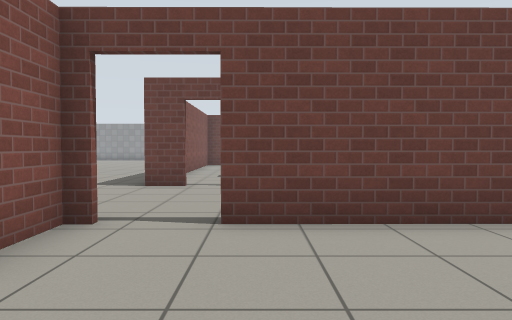
view 1 (above)

24 first-person views from a walk through a world built for the Gazebo simulator. The camera is 0.9 m above the floor, tilts 2° down and sees 70° across. The floor is counted in squares, 1 m on a side. Each view is taken from the middle of a square. On the plan, view 1 faces up. The plan holds only what a view shows up to about 12 squares ahead; the rest is blank. The place goes on beyond the plan. The robots in the file are not drawn. Simple patterns stand in for the simulator's built-in surfaces.

view 2
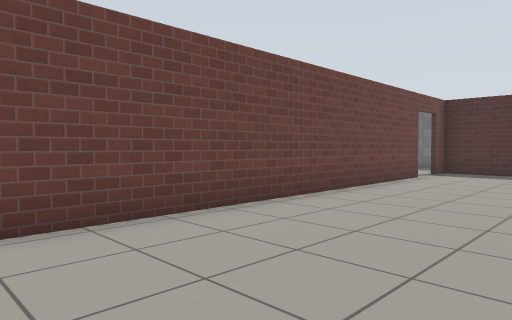

view 3
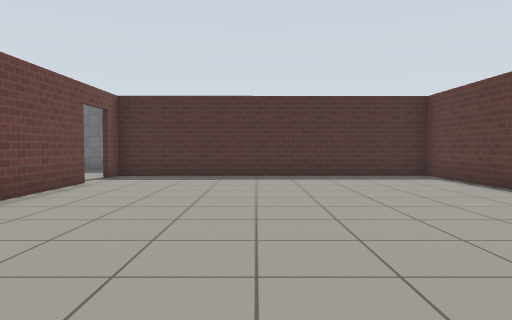

view 4
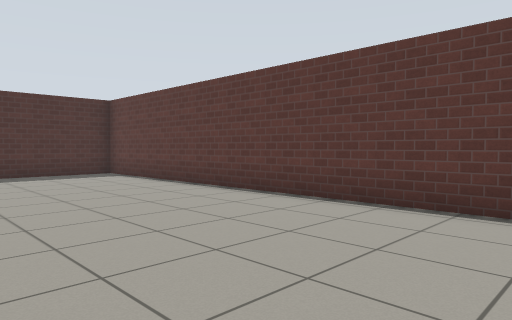

view 5
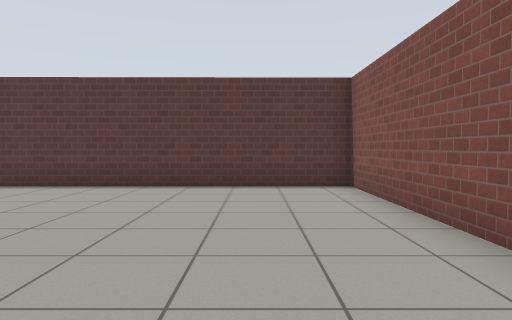

view 6
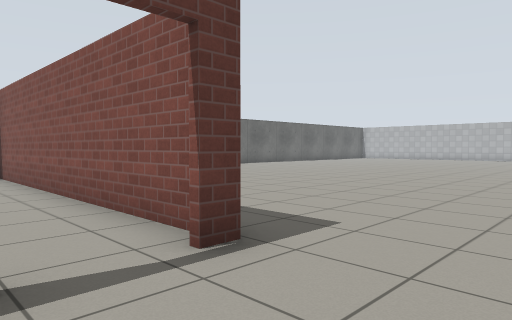

view 7
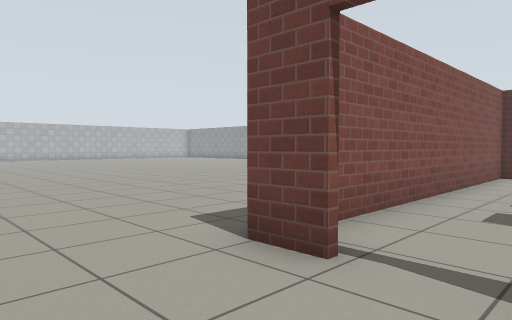

view 8
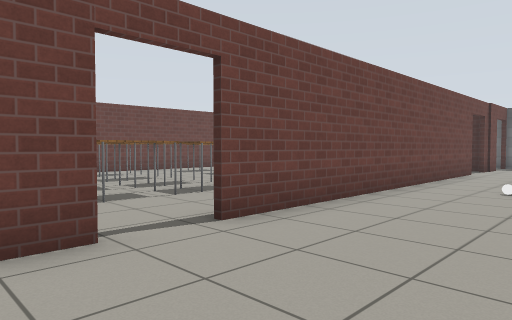

view 9
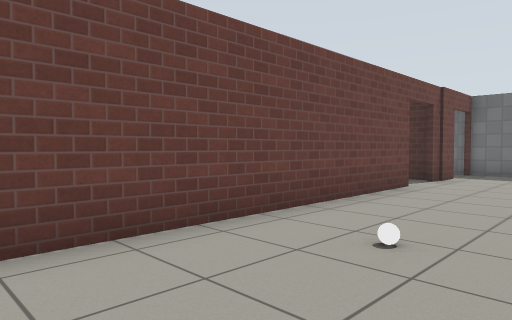

view 10
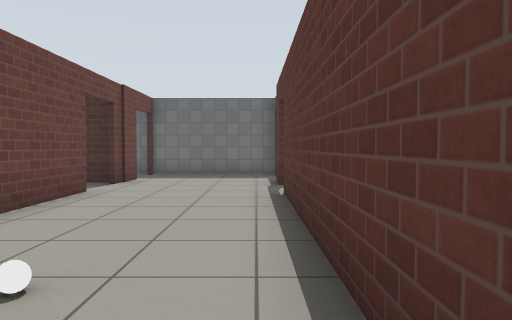

view 11
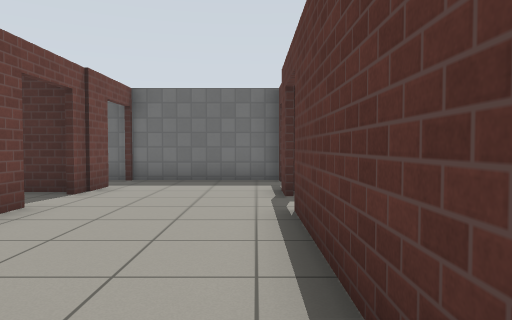

view 12
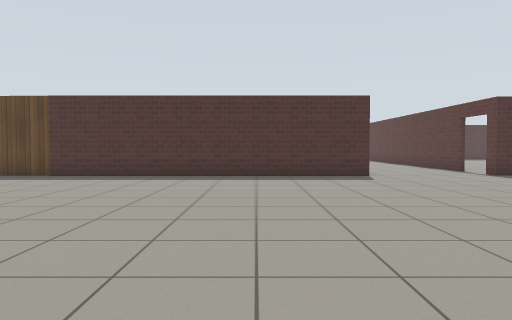

view 13
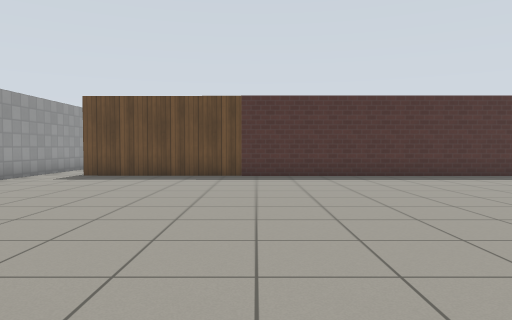

view 14
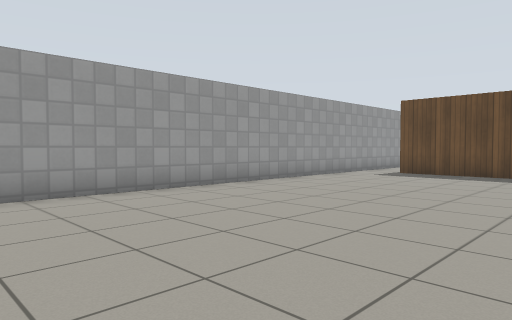

view 15
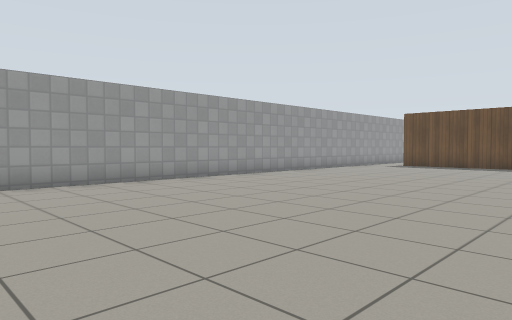

view 16
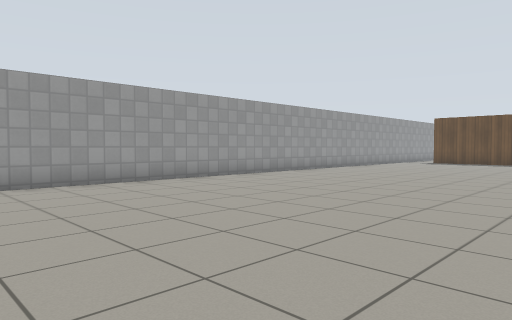

view 17
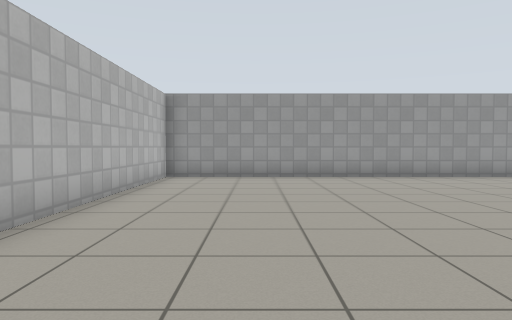

view 18
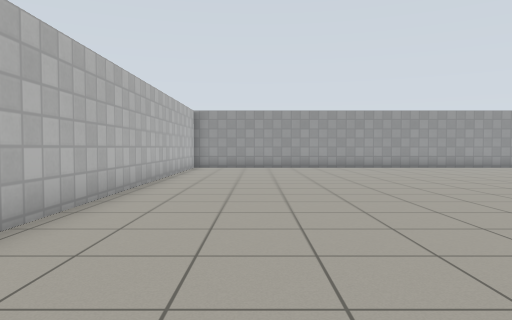

view 19
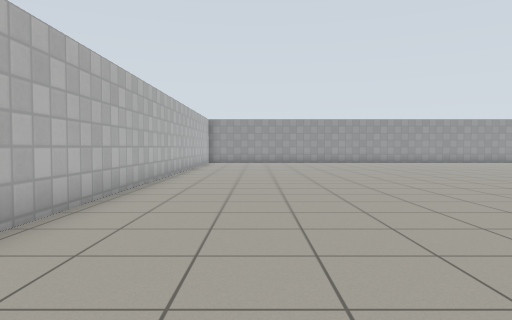

view 20
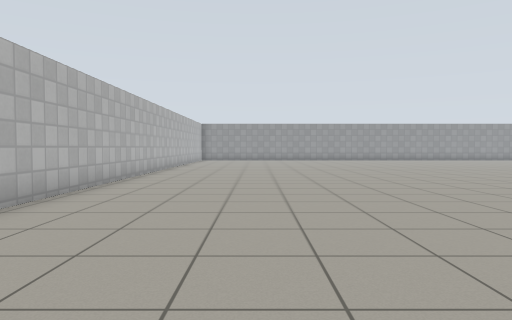

view 21
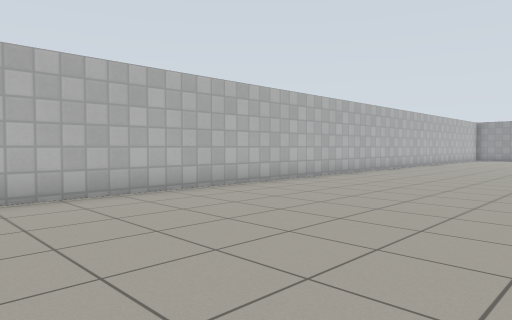

view 22
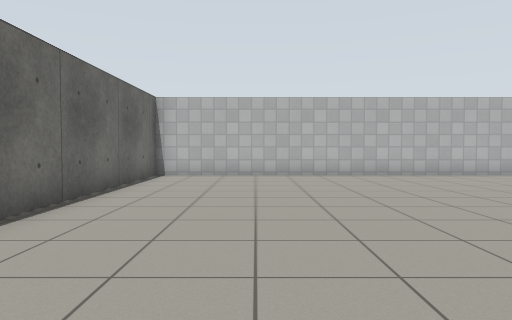

view 23
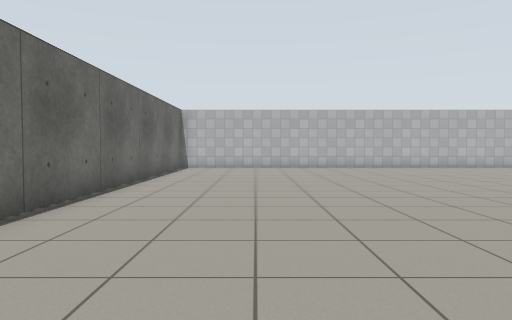

view 24
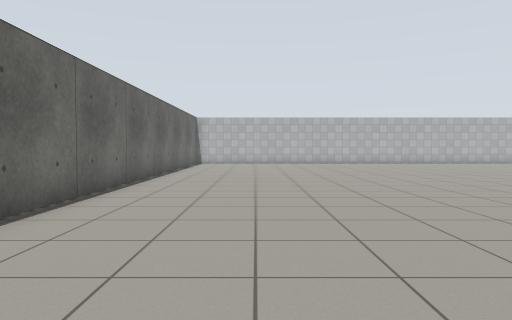

### Floor plan
Points are (right, up) in squares from view 1. A wall is a line through its corners. A room is listed if a view was taken in it or the views show most of it. See-through windows are left out.
Room 1 (views 1, 2, 3, 4, 5)
walls: (10.2, 4.3) (-0.5, 4.2); (-2.3, 4.2) (-2.2, -5.5) (12.5, -5.4) (12.4, 4.3)
ways out: open door at (-1.5, 4) to room 2; open door at (11, 4) to room 2
Room 2 (views 6, 7, 8, 9, 10, 11, 12, 13, 14, 15, 16, 17, 18, 19, 20, 21, 22, 23, 24)
walls: (-2.4, 3.8) (-2.4, 4.4) (-1.9, 4.4); (-1.6, 8.5) (-2.6, 8.5) (-2.6, 23.5); (3.7, 4.4) (10.2, 4.5); (-1.9, 25) (-27.7, 25) (-27.7, -8.2) (-12.5, -8.2); (10.5, 8.5) (-0.2, 8.5); (11.6, 4.5) (12.5, 4.5); (13.4, 8.5) (11.9, 8.5); (15, 4.5) (15, 9.1)
ways out: open door at (-1.5, 4) to room 1; open door at (11, 4) to room 1; open door at (-1.5, 23); open door at (-1, 8.5); open door at (11.5, 8.5); open door at (13.5, 4); open door at (14, 8.5)
objects: white ball (5, 7)

Positions as (right, up) in squares from view 1, and headings:
1: (0, 0), facing up
2: (-1, 0), facing up-right
3: (1, 0), facing right
4: (0, 0), facing down-right
5: (0, 3), facing down
6: (0, 7), facing down-left
7: (0, 6), facing up-left
8: (-3, 5), facing up-right
9: (2, 5), facing up-right
10: (3, 5), facing right
11: (5, 5), facing right
12: (-14, 12), facing right
13: (-14, 18), facing right
14: (-15, 18), facing up-right
15: (-20, 16), facing up-right
16: (-24, 16), facing up-right
17: (-25, 14), facing up
18: (-25, 9), facing up
19: (-25, 4), facing up
20: (-24, 0), facing up
21: (-21, -2), facing up-left
22: (-16, -5), facing left
23: (-12, -5), facing left
24: (-8, -5), facing left
